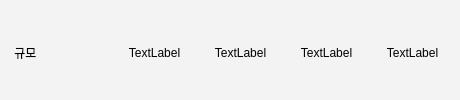
             <widget class="QFrame" name="frame_4">
              <property name="sizePolicy">
               <sizepolicy hsizetype="Fixed" vsizetype="Fixed">
                <horstretch>0</horstretch>
                <verstretch>0</verstretch>
               </sizepolicy>
              </property>
              <property name="minimumSize">
               <size>
                <width>460</width>
                <height>0</height>
               </size>
              </property>
              <property name="maximumSize">
               <size>
                <width>460</width>
                <height>16777215</height>
               </size>
              </property>
              <property name="styleSheet">
               <string notr="true">background-color: rgb(243, 243, 243);</string>
              </property>
              <property name="frameShape">
               <enum>QFrame::NoFrame</enum>
              </property>
              <property name="frameShadow">
               <enum>QFrame::Raised</enum>
              </property>
              <layout class="QGridLayout" name="gridLayout">
               <property name="leftMargin">
                <number>0</number>
               </property>
               <property name="rightMargin">
                <number>0</number>
               </property>
               <property name="bottomMargin">
                <number>5</number>
               </property>
               <property name="horizontalSpacing">
                <number>0</number>
               </property>
               <item row="0" column="5">
                <widget class="QLabel" name="mag4LB">
                 <property name="minimumSize">
                  <size>
                   <width>85</width>
                   <height>65</height>
                  </size>
                 </property>
                 <property name="maximumSize">
                  <size>
                   <width>85</width>
                   <height>65</height>
                  </size>
                 </property>
                 <property name="text">
                  <string>TextLabel</string>
                 </property>
                 <property name="alignment">
                  <set>Qt::AlignCenter</set>
                 </property>
                </widget>
               </item>
               <item row="0" column="3">
                <widget class="QLabel" name="mag2LB">
                 <property name="minimumSize">
                  <size>
                   <width>85</width>
                   <height>65</height>
                  </size>
                 </property>
                 <property name="maximumSize">
                  <size>
                   <width>85</width>
                   <height>65</height>
                  </size>
                 </property>
                 <property name="text">
                  <string>TextLabel</string>
                 </property>
                 <property name="alignment">
                  <set>Qt::AlignCenter</set>
                 </property>
                </widget>
               </item>
               <item row="0" column="1">
                <widget class="QLabel" name="mag1LB">
                 <property name="minimumSize">
                  <size>
                   <width>85</width>
                   <height>65</height>
                  </size>
                 </property>
                 <property name="maximumSize">
                  <size>
                   <width>85</width>
                   <height>65</height>
                  </size>
                 </property>
                 <property name="text">
                  <string>TextLabel</string>
                 </property>
                 <property name="alignment">
                  <set>Qt::AlignCenter</set>
                 </property>
                </widget>
               </item>
               <item row="0" column="0">
                <widget class="QLabel" name="label_20">
                 <property name="sizePolicy">
                  <sizepolicy hsizetype="Fixed" vsizetype="Fixed">
                   <horstretch>0</horstretch>
                   <verstretch>0</verstretch>
                  </sizepolicy>
                 </property>
                 <property name="minimumSize">
                  <size>
                   <width>110</width>
                   <height>25</height>
                  </size>
                 </property>
                 <property name="maximumSize">
                  <size>
                   <width>110</width>
                   <height>25</height>
                  </size>
                 </property>
                 <property name="baseSize">
                  <size>
                   <width>100</width>
                   <height>25</height>
                  </size>
                 </property>
                 <property name="text">
                  <string>    규모</string>
                 </property>
                 <property name="alignment">
                  <set>Qt::AlignLeading|Qt::AlignLeft|Qt::AlignVCenter</set>
                 </property>
                </widget>
               </item>
               <item row="0" column="4">
                <widget class="QLabel" name="mag3LB">
                 <property name="minimumSize">
                  <size>
                   <width>85</width>
                   <height>65</height>
                  </size>
                 </property>
                 <property name="maximumSize">
                  <size>
                   <width>85</width>
                   <height>65</height>
                  </size>
                 </property>
                 <property name="text">
                  <string>TextLabel</string>
                 </property>
                 <property name="alignment">
                  <set>Qt::AlignCenter</set>
                 </property>
                </widget>
               </item>
              </layout>
             </widget>
